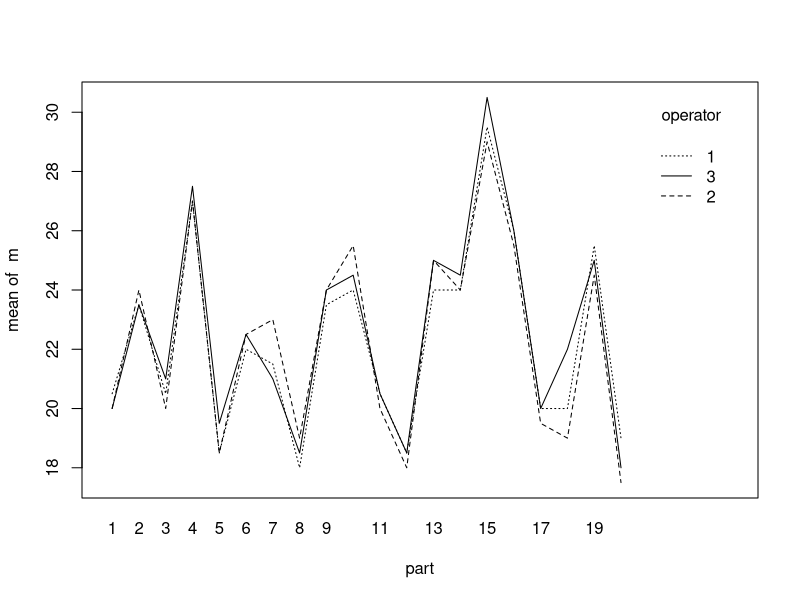
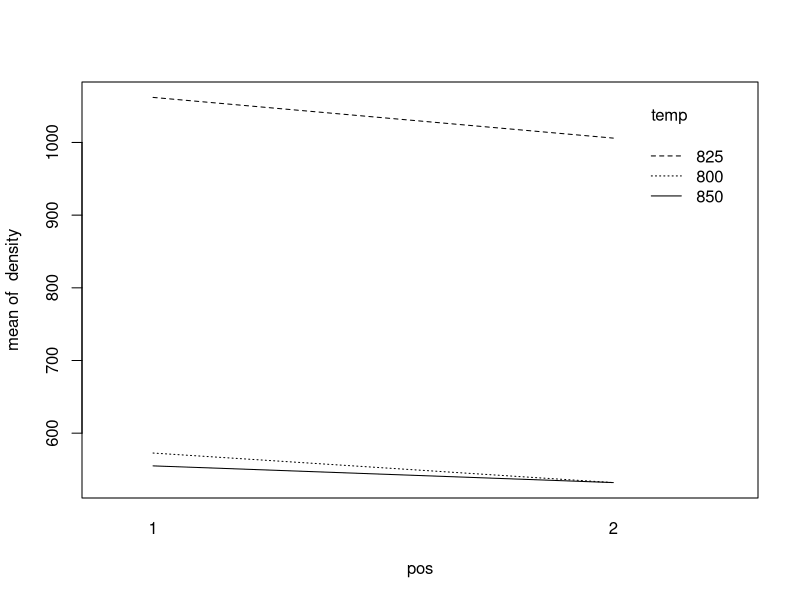

These figures' R source, in order:

#We begin by calling the data for handout 8
library("readxl")
setwd("C:/Users/aneath/iCloudDrive/Lexar/stat581 fall2021")

h8.data = read_excel("handout8data.xlsx")
str(h8.data)


#We will need these packages to work with blocks as random effects
library("lme4")
library("lmerTest")


#Example 8.1
#operator serves as a factor with a fixed number of levels, 
#part serves as a random factor/block with levels selected at random from a larger population. 
#The response variable is m, the measured dimension of a part. 
#We have multiple measurements from each operator on each selected part.

operator = as.factor(na.omit(h8.data$operator))
part = as.factor(na.omit(h8.data$part))
m = na.omit(h8.data$measurement)

#Graph the data. 
#Remember that we are testing whether operator differences are generalizable to a larger population of parts.
interaction.plot(part,operator,m)

#Use contrasts to define parameter restrictions for the fixed effect in the model
contrasts(operator)=contr.sum

#To fit a model with both fixed effects and random effects, we use lmer (linear mixed effects in R).
#The code below defines operator as a fixed effect, part as a random effect selected from a distribution, 
#and operator*part interaction as an effect from its own distribution
mixed.mod = lmer(m ~ operator + (1|part) + (1|operator:part))

anova.mod = lm(m ~ operator + part)

#The anova command is used to compute the test for fixed effects.
#The test here is not quite the same as what we developed in lecture. 
anova(mixed.mod)

#The following code is used for computing the variance components estimates, and fixed effect parameter estimates.
#Because the interaction effect is small, the estimate for the interaction variance is near zero, 
#difficulties with the computing algorithm.
summary(mixed.mod)

#Suppose we want R to give us the results we developed in the notes. 
#Below is a user defined function to perform those computations.

mixed.test = function(A,B,y)
{
  av=anova(lm(y~A*B))
  F.a = av$`Mean Sq`[1]/av$`Mean Sq`[3]
  p.value = pf(F.a,df1=av$Df[1],df2=av$Df[3],lower.tail = FALSE)
  table1 = matrix(c(av$`Sum Sq`[1],av$`Sum Sq`[2],av$`Sum Sq`[3],av$`Sum Sq`[4],
                    av$Df[1],av$Df[2],av$Df[3],av$Df[4],
                    av$`Mean Sq`[1],av$`Mean Sq`[2],av$`Mean Sq`[3],av$`Mean Sq`[4]),nrow = 4)
  dimnames(table1) = list(c("Fixed Effect A","Random Effect B","Interaction AB","Error"),
                          c("SS","df","MS"))
  print(table1)
  
  table2 = matrix(c(F.a,p.value),nrow = 1)
  dimnames(table2) = list(c(""),c("F-test for fixed effect","p-value"))
  print(table2)
  
  a=nlevels(A)
  b=nlevels(B)
  n=length(y) / a / b
  
  var.hat = av$`Mean Sq`[4]
  var.interaction.hat = (av$`Mean Sq`[3]-av$`Mean Sq`[4])/n
  var.block = (av$`Mean Sq`[2]-av$`Mean Sq`[3])/n/a
  
  table3 = matrix(c(var.hat,var.interaction.hat,var.block),nrow=1)
  dimnames(table3) = list(c(""),c("error.var","interaction.var","block.var"))
  print(table3)
}

#Below is the call to perform a test for the factor A effect using the function mixed.test.
#Factor A is the fixed factor (entered first), factor B is the random factor (entered next), in the call.
mixed.test(operator,part,m)


#The variables below represent the same data, only with repeat measurements summarized by their sample mean.
o = as.factor(na.omit(h8.data$o))
p = as.factor(na.omit(h8.data$p))
means = na.omit(h8.data$means)

#Below we run a randomized block design with the sample means as the response variables.
#Note that the test for a fixed factor effect is equivalent to that from the mixed.test function.
rcbd.mod = lmer(means ~ o + (1|p))
anova(rcbd.mod)



#Example 8.2
#An experiment is conducted to investigate the effects of furnace temperature and furnace position.
#The response variable is the baked density of a carbon anode. 
#Furnace temperature (A) is a fixed factor is three levels. 
#Furnace position is a random factor, with two randomly selected levels.
temp = as.factor(na.omit(h8.data$temperature))
pos = as.factor(na.omit(h8.data$position))
density = na.omit(h8.data$density)

#Graph the data
#Note that no matter how many repeat measurements we may take at a specific furnace position, 
#the pertinent sample size is b=2, the number of randomly selected furnace positions.
interaction.plot(pos,temp,density)

#Run mixed.test to test for a temperature effect
mixed.test(temp,pos,density)

#We get an incorrect result if we run the analysis as a two-factor ANOVA
#In this example, the temperature effect is clear.
#But in other cases, the use of an incorrect test statistic may overstate the evidence
aov.mod = aov(density~temp*pos)
anova(aov.mod)
